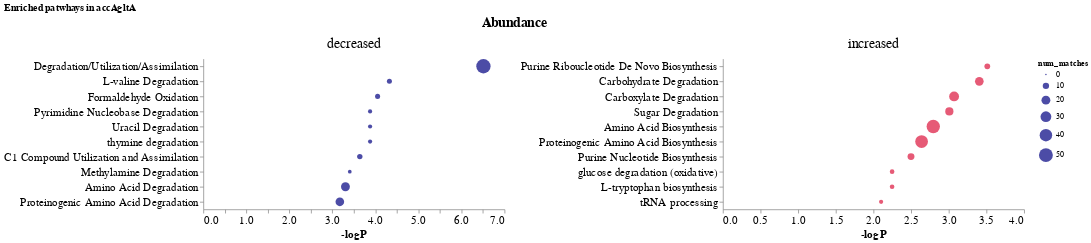

Source (notebook cell):
### Markdown cell above
# Generate enrichment plot for top 10 hits

### Code cell
strain = "accAgltA"
plot_df = data.query(f"Strain == '{strain}'")
increased = plot_df.query(f"Abundance == 'increased'").sort_values(by=['-logP'],ascending=False).head(10)
decreased = plot_df.query(f"Abundance == 'decreased'").sort_values(by=['-logP'],ascending=False).head(10)
plot_df = pd.concat([increased,decreased])
base_chart = (
    alt.Chart(plot_df, title=f"Enriched patwhays in {strain}")
              .encode(
                  y=alt.Y("Pathways", sort="-x", axis=alt.Axis(title=None)),
                  x=alt.X("-logP", axis=alt.Axis(grid=False)),
                  facet=alt.Facet("Abundance", columns=2, header=alt.Header(labelFontSize=18, titleFontSize=18)),
                  color=alt.condition("datum.Abundance == 'increased'", alt.value("crimson"), alt.value("navy"))
              )
)

(base_chart.mark_circle()
.encode(size="num_matches")
.resolve_scale(y="independent", x="independent")
.configure_axisY(labelLimit=400).configure_axis(
    labelFontSize=15,
    titleFontSize=15,
).configure_view(
    strokeOpacity=0
)
)

### Figure 1 — Vega-Lite specification as saved in the notebook (floating-point values rounded to 4 significant figures)
{"config": {"view": {"continuousWidth": 400, "continuousHeight": 300, "strokeOpacity": 0}, "axis": {"labelFontSize": 15, "titleFontSize": 15}, "axisY": {"labelLimit": 400}}, "data": {"name": "data-9858ad4c15cd989f87e033f2f91d0863"}, "mark": "circle", "encoding": {"color": {"condition": {"value": "crimson", "test": "datum.Abundance == 'increased'"}, "value": "navy"}, "facet": {"type": "nominal", "columns": 2, "field": "Abundance", "header": {"labelFontSize": 18, "titleFontSize": 18}}, "size": {"type": "quantitative", "field": "num_matches"}, "x": {"type": "quantitative", "axis": {"grid": false}, "field": "-logP"}, "y": {"type": "nominal", "axis": {"title": null}, "field": "Pathways", "sort": "-x"}}, "resolve": {"scale": {"x": "independent", "y": "independent"}}, "title": "Enriched patwhays in accAgltA", "$schema": "https://vega.github.io/schema/vega-lite/v4.8.1.json", "datasets": {"data-9858ad4c15cd989f87e033f2f91d0863": [{"Pathways": "Purine Riboucleotide De Novo Biosynthesis", "p-values": 0.000308, "Abundance": "increased", "Strain": "accAgltA", "Matches": "gmk // guaA // guaB // adk // purB // purE // purH // purC", "num_matches": 8, "-logP": 3.511}, {"Pathways": "Carbohydrate Degradation", "p-values": 0.000393, "Abundance": "increased", "Strain": "accAgltA", "Matches": "PP_1776 // algC // pgm // pykA // eno // pgk // PP_3443 // gapB // pgl // PP_3382 // PP_3383 // PP_3384 // kguD // kguK // aacs // PP_2215 // bktB // glgP // nagZ", "num_matches": 19, "-logP": 3.406}, {"Pathways": "Carboxylate Degradation", "p-values": 0.00085, "Abundance": "increased", "Strain": "accAgltA", "Matches": "purT // acsA-I // PP_2217 // PP_2215 // bktB // lvaB // aceE // lpdG // aceF // PP_3382 // PP_3383 // PP_3384 // kguD // kguK // acnB // mmgF // prpC // PP_3724 // PP_2213 // glcB // pykA // eno // glxR // PP_2036 // gudD", "num_matches": 25, "-logP": 3.071}, {"Pathways": "Sugar Degradation", "p-values": 0.000983, "Abundance": "increased", "Strain": "accAgltA", "Matches": "PP_1776 // algC // pgm // pykA // eno // pgk // PP_3443 // gapB // pgl // PP_3382 // PP_3383 // PP_3384 // kguD // kguK // aacs // PP_2215 // bktB", "num_matches": 17, "-logP": 3.007}, {"Pathways": "Amino Acid Biosynthesis", "p-values": 0.001607, "Abundance": "increased", "Strain": "accAgltA", "Matches": "argJ // argA // carA // argB // argC // astC // argG // pheA // glyA-II // serC // ilvA-II // PP_3365 // ilvE // leuD // leuB // lysC // asd2 // PP_2036 // dapD // dapF // gatC // asnB // guaA // serS // hisG // hisE // PP_0596 // PP_3724 // PP_2213 // lpdG // gcvT-II // proC // proI // alr // metX // PP_2528 // trpA // trpE // trpD // trpF // trpC // iscS-I // cysM // cysE // PP_3148 // glnA", "num_matches": 46, "-logP": 2.794}, {"Pathways": "Proteinogenic Amino Acid Biosynthesis", "p-values": 0.002297, "Abundance": "increased", "Strain": "accAgltA", "Matches": "argJ // argA // carA // argB // argC // astC // argG // pheA // lysC // asd2 // PP_2036 // dapD // dapF // gatC // asnB // guaA // serS // hisG // hisE // serC // leuD // ilvE // leuB // glyA-II // ilvA-II // PP_3365 // lpdG // gcvT-II // proC // proI // metX // PP_2528 // trpA // trpE // trpD // trpF // trpC // iscS-I // cysM // cysE // PP_3148 // glnA", "num_matches": 42, "-logP": 2.639}, {"Pathways": "Purine Nucleotide Biosynthesis", "p-values": 0.003175, "Abundance": "increased", "Strain": "accAgltA", "Matches": "gmk // xpt // guaA // guaB // adk // purB // purT // purF // purN // purE // purH // purC", "num_matches": 12, "-logP": 2.498}, {"Pathways": "glucose degradation (oxidative)", "p-values": 0.005661, "Abundance": "increased", "Strain": "accAgltA", "Matches": "PP_3382 // PP_3383 // PP_3384 // kguD // kguK", "num_matches": 5, "-logP": 2.247}, {"Pathways": "L-tryptophan biosynthesis", "p-values": 0.005661, "Abundance": "increased", "Strain": "accAgltA", "Matches": "trpA // trpE // trpD // trpF // trpC", "num_matches": 5, "-logP": 2.247}, {"Pathways": "tRNA processing", "p-values": 0.00792, "Abundance": "increased", "Strain": "accAgltA", "Matches": "rne // rnd // rnpA // rnr", "num_matches": 4, "-logP": 2.101}, {"Pathways": "Degradation/Utilization/Assimilation", "p-values": 3.091e-07, "Abundance": "decreased", "Strain": "accAgltA", "Matches": "folD-I // fdoG // fadA // fadB // PP_0368 // PP_3732 // PP_3726 // pta // maeB // acsA-II // hyuC // pydB // pydX // pydA // PP_4108 // amaB // dpkA // peaD // peaC // peaA // hpd // gcvT-I // PP_1944 // mmsA-I // mmsA-II // mvaB // liuC // mccA // ssuD // ssuE // quiC // cysK // PP_3190 // aldA // pedI // PP_3602 // pedE // puuB // gcl // argH // PP_3646 // mdh // gltA // lpdV // bkdB // bkdAA // mmsB // purU-III // frmA // fdhA // PP_3191 // rbsK // amiC", "num_matches": 53, "-logP": 6.51}, {"Pathways": "L-valine Degradation", "p-values": 4.729e-05, "Abundance": "decreased", "Strain": "accAgltA", "Matches": "mmsA-I // mmsA-II // lpdV // bkdB // bkdAA // mmsB", "num_matches": 6, "-logP": 4.325}, {"Pathways": "Formaldehyde Oxidation", "p-values": 8.902e-05, "Abundance": "decreased", "Strain": "accAgltA", "Matches": "purU-III // folD-I // frmA // fdhA // aldA // pedI", "num_matches": 6, "-logP": 4.051}, {"Pathways": "Pyrimidine Nucleobase Degradation", "p-values": 0.000133, "Abundance": "decreased", "Strain": "accAgltA", "Matches": "hyuC // pydB // pydX // pydA", "num_matches": 4, "-logP": 3.876}, {"Pathways": "Uracil Degradation", "p-values": 0.000133, "Abundance": "decreased", "Strain": "accAgltA", "Matches": "hyuC // pydB // pydX // pydA", "num_matches": 4, "-logP": 3.876}, {"Pathways": "thymine degradation", "p-values": 0.000133, "Abundance": "decreased", "Strain": "accAgltA", "Matches": "hyuC // pydB // pydX // pydA", "num_matches": 4, "-logP": 3.876}, {"Pathways": "C1 Compound Utilization and Assimilation", "p-values": 0.0002306, "Abundance": "decreased", "Strain": "accAgltA", "Matches": "purU-III // folD-I // frmA // fdhA // aldA // pedI // fdoG", "num_matches": 7, "-logP": 3.637}, {"Pathways": "Methylamine Degradation", "p-values": 0.0003944, "Abundance": "decreased", "Strain": "accAgltA", "Matches": "peaD // peaC // peaA", "num_matches": 3, "-logP": 3.404}, {"Pathways": "Amino Acid Degradation", "p-values": 0.0004973, "Abundance": "decreased", "Strain": "accAgltA", "Matches": "mvaB // liuC // mccA // hpd // puuB // PP_3602 // PP_3191 // mmsA-I // mmsA-II // lpdV // bkdB // bkdAA // mmsB // PP_3190 // gcvT-I // PP_1944 // cysK // PP_4108 // amaB // dpkA", "num_matches": 20, "-logP": 3.303}, {"Pathways": "Proteinogenic Amino Acid Degradation", "p-values": 0.0006714, "Abundance": "decreased", "Strain": "accAgltA", "Matches": "mvaB // liuC // mccA // hpd // puuB // PP_3191 // mmsA-I // mmsA-II // lpdV // bkdB // bkdAA // mmsB // gcvT-I // PP_1944 // cysK // PP_4108 // amaB // dpkA // PP_3190", "num_matches": 19, "-logP": 3.173}]}}
